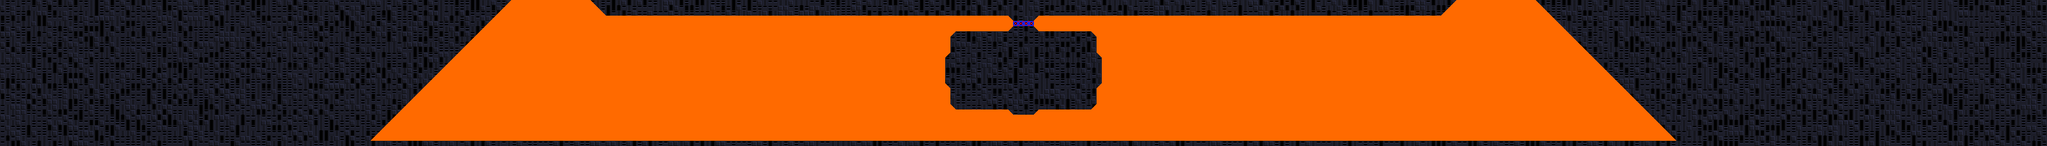

A 2D game scene composited from a Tiled map and its tileset images. What follows is a short description and the map's XML, with each tile layer's data collapsed to a summary:
An orthogonal 392x28 tile map with 8x8 px tiles, 8 tile layers (Background, Frame, GeometryPrototype, GeometryDestroyable -- HIDE ME, ...), 5 hidden layers not drawn, 2 tilesets and 142 objects.

<map version="1.0.0" orientation="orthogonal" renderorder="left-down" width="392" height="28" tilewidth="8" tileheight="8" nextobjectid="1">
 <tileset firstgid="1" source="exported_tilesets/Prototype Orange.tsx" />
 <tileset firstgid="86" name="Zeta" tilewidth="8" tileheight="8" spacing="1" margin="1" tilecount="176" columns="4">
  <image source="../Sprites/geometry/zeta_complex/zeta_complex.png" width="37" height="397" />
  <terraintypes>
   <terrain name="Purple" tile="-1" />
  </terraintypes>
  <tile id="0">
   <objectgroup draworder="index">
    <object id="1" x="0" y="0" width="8" height="8" />
   </objectgroup>
  </tile>
  <tile id="1">
   <objectgroup draworder="index">
    <object id="1" x="0" y="0" width="8" height="8" />
   </objectgroup>
  </tile>
  <tile id="2" terrain="0,,0,">
   <objectgroup draworder="index">
    <object id="2" x="0" y="0" width="8" height="8" />
   </objectgroup>
  </tile>
  <tile id="3">
   <objectgroup draworder="index">
    <object id="1" x="0" y="0" width="8" height="8" />
   </objectgroup>
  </tile>
  <tile id="4">
   <objectgroup draworder="index">
    <object id="1" x="0" y="0" width="8" height="8" />
   </objectgroup>
  </tile>
  <tile id="5" terrain="0,0,0,0">
   <objectgroup draworder="index">
    <object id="1" x="0" y="0" width="8" height="8" />
   </objectgroup>
  </tile>
  <tile id="6" terrain="0,0,0,0">
   <objectgroup draworder="index">
    <object id="1" x="0" y="0" width="8" height="8" />
   </objectgroup>
  </tile>
  <tile id="7" terrain="0,0,,">
   <objectgroup draworder="index">
    <object id="1" x="0" y="0" width="8" height="8" />
   </objectgroup>
  </tile>
  <tile id="8" terrain="0,,,">
   <objectgroup draworder="index">
    <object id="2" x="0" y="0">
     <polygon points="0,0 0,8 8,0" />
    </object>
   </objectgroup>
  </tile>
  <tile id="9" terrain=",,0,">
   <objectgroup draworder="index">
    <object id="2" x="0" y="0">
     <polygon points="0,0 0,8 8,8" />
    </object>
   </objectgroup>
  </tile>
  <tile id="10" terrain=",,0,0">
   <objectgroup draworder="index">
    <object id="1" x="0" y="0" width="8" height="8" />
   </objectgroup>
  </tile>
  <tile id="11" terrain=",,,0">
   <objectgroup draworder="index">
    <object id="3" x="0" y="8">
     <polygon points="0,0 8,-8 8,0 0,0" />
    </object>
   </objectgroup>
  </tile>
  <tile id="12">
   <objectgroup draworder="index">
    <object id="1" x="0" y="0" width="8" height="8" />
   </objectgroup>
  </tile>
  <tile id="13" terrain=",0,,0">
   <objectgroup draworder="index">
    <object id="1" x="0" y="0" width="8" height="8" />
   </objectgroup>
  </tile>
  <tile id="14" terrain=",0,,">
   <objectgroup draworder="index">
    <object id="2" x="0" y="0">
     <polygon points="0,0 8,8 8,0" />
    </object>
   </objectgroup>
  </tile>
  <tile id="15">
   <objectgroup draworder="index">
    <object id="1" x="5" y="0" width="3" height="8" />
   </objectgroup>
  </tile>
  <tile id="16">
   <objectgroup draworder="index">
    <object id="2" x="0" y="0" width="3" height="8" />
   </objectgroup>
  </tile>
  <tile id="17">
   <objectgroup draworder="index">
    <object id="1" x="0" y="0" width="8" height="8" />
   </objectgroup>
  </tile>
  <tile id="18">
   <objectgroup draworder="index">
    <!-- 1 objects omitted --></objectgroup>
  </tile>
  <tile id="19">
   <objectgroup draworder="index">
    <!-- 1 objects omitted --></objectgroup>
  </tile>
  <tile id="20">
   <objectgroup draworder="index">
    <!-- 1 objects omitted --></objectgroup>
  </tile>
  <tile id="21">
   <objectgroup draworder="index">
    <!-- 1 objects omitted --></objectgroup>
  </tile>
  <tile id="22">
   <objectgroup draworder="index">
    <!-- 1 objects omitted --></objectgroup>
  </tile>
  <tile id="23">
   <objectgroup draworder="index">
    <!-- 1 objects omitted --></objectgroup>
  </tile>
  <tile id="24">
   <objectgroup draworder="index">
    <!-- 1 objects omitted --></objectgroup>
  </tile>
  <tile id="25">
   <objectgroup draworder="index">
    <!-- 1 objects omitted --></objectgroup>
  </tile>
  <tile id="26">
   <objectgroup draworder="index">
    <!-- 1 objects omitted --></objectgroup>
  </tile>
  <tile id="27">
   <objectgroup draworder="index">
    <!-- 1 objects omitted --></objectgroup>
  </tile>
  <tile id="28">
   <objectgroup draworder="index">
    <!-- 1 objects omitted --></objectgroup>
  </tile>
  <tile id="29">
   <objectgroup draworder="index">
    <!-- 1 objects omitted --></objectgroup>
  </tile>
  <tile id="30">
   <objectgroup draworder="index">
    <!-- 1 objects omitted --></objectgroup>
  </tile>
  <tile id="31">
   <objectgroup draworder="index">
    <!-- 1 objects omitted --></objectgroup>
  </tile>
  <tile id="32">
   <objectgroup draworder="index">
    <!-- 1 objects omitted --></objectgroup>
  </tile>
  <tile id="33">
   <objectgroup draworder="index">
    <!-- 1 objects omitted --></objectgroup>
  </tile>
  <tile id="34">
   <objectgroup draworder="index">
    <!-- 1 objects omitted --></objectgroup>
  </tile>
  <tile id="35">
   <objectgroup draworder="index">
    <!-- 1 objects omitted --></objectgroup>
  </tile>
  <tile id="36">
   <objectgroup draworder="index">
    <!-- 1 objects omitted --></objectgroup>
  </tile>
  <tile id="37">
   <objectgroup draworder="index">
    <!-- 1 objects omitted --></objectgroup>
  </tile>
  <tile id="38">
   <objectgroup draworder="index">
    <!-- 1 objects omitted --></objectgroup>
  </tile>
  <tile id="39">
   <objectgroup draworder="index">
    <!-- 1 objects omitted --></objectgroup>
  </tile>
  <tile id="40">
   <objectgroup draworder="index">
    <!-- 1 objects omitted --></objectgroup>
  </tile>
  <tile id="41">
   <objectgroup draworder="index">
    <!-- 1 objects omitted --></objectgroup>
  </tile>
  <tile id="42">
   <objectgroup draworder="index">
    <!-- 1 objects omitted --></objectgroup>
  </tile>
  <tile id="43">
   <objectgroup draworder="index">
    <!-- 1 objects omitted --></objectgroup>
  </tile>
  <tile id="44">
   <objectgroup draworder="index">
    <!-- 1 objects omitted --></objectgroup>
  </tile>
  <tile id="45">
   <objectgroup draworder="index">
    <!-- 1 objects omitted --></objectgroup>
  </tile>
  <tile id="46">
   <objectgroup draworder="index">
    <!-- 1 objects omitted --></objectgroup>
  </tile>
  <tile id="47">
   <objectgroup draworder="index">
    <!-- 1 objects omitted --></objectgroup>
  </tile>
  <tile id="48">
   <objectgroup draworder="index">
    <!-- 1 objects omitted --></objectgroup>
  </tile>
  <tile id="49">
   <objectgroup draworder="index">
    <!-- 1 objects omitted --></objectgroup>
  </tile>
  <tile id="50">
   <objectgroup draworder="index">
    <!-- 1 objects omitted --></objectgroup>
  </tile>
  <tile id="51">
   <objectgroup draworder="index">
    <!-- 1 objects omitted --></objectgroup>
  </tile>
  <tile id="52">
   <objectgroup draworder="index">
    <!-- 4 objects omitted --></objectgroup>
  </tile>
  <tile id="53">
   <objectgroup draworder="index">
    <!-- 2 objects omitted --></objectgroup>
  </tile>
  <tile id="54">
   <objectgroup draworder="index">
    <!-- 1 objects omitted --></objectgroup>
  </tile>
  <tile id="55">
   <objectgroup draworder="index">
    <!-- 4 objects omitted --></objectgroup>
  </tile>
  <tile id="56">
   <objectgroup draworder="index">
    <!-- 1 objects omitted --></objectgroup>
  </tile>
  <tile id="57">
   <objectgroup draworder="index">
    <!-- 1 objects omitted --></objectgroup>
  </tile>
  <tile id="63">
   <objectgroup draworder="index">
    <!-- 1 objects omitted --></objectgroup>
  </tile>
  <tile id="64">
   <objectgroup draworder="index">
    <!-- 1 objects omitted --></objectgroup>
  </tile>
  <tile id="65">
   <objectgroup draworder="index">
    <!-- 1 objects omitted --></objectgroup>
  </tile>
  <tile id="66">
   <objectgroup draworder="index">
    <!-- 1 objects omitted --></objectgroup>
  </tile>
  <tile id="67">
   <objectgroup draworder="index">
    <!-- 1 objects omitted --></objectgroup>
  </tile>
  <tile id="68">
   <objectgroup draworder="index">
    <!-- 1 objects omitted --></objectgroup>
  </tile>
  <tile id="69">
   <objectgroup draworder="index">
    <!-- 1 objects omitted --></objectgroup>
  </tile>
  <tile id="70">
   <objectgroup draworder="index">
    <!-- 1 objects omitted --></objectgroup>
  </tile>
  <tile id="71">
   <objectgroup draworder="index">
    <!-- 1 objects omitted --></objectgroup>
  </tile>
  <tile id="72">
   <objectgroup draworder="index">
    <!-- 1 objects omitted --></objectgroup>
  </tile>
  <tile id="73">
   <objectgroup draworder="index">
    <!-- 1 objects omitted --></objectgroup>
  </tile>
  <tile id="74">
   <objectgroup draworder="index">
    <!-- 1 objects omitted --></objectgroup>
  </tile>
  <tile id="75">
   <objectgroup draworder="index">
    <!-- 1 objects omitted --></objectgroup>
  </tile>
  <tile id="76">
   <objectgroup draworder="index">
    <!-- 1 objects omitted --></objectgroup>
  </tile>
  <tile id="77">
   <objectgroup draworder="index">
    <!-- 1 objects omitted --></objectgroup>
  </tile>
  <tile id="78">
   <objectgroup draworder="index">
    <!-- 1 objects omitted --></objectgroup>
  </tile>
  <tile id="79">
   <objectgroup draworder="index">
    <!-- 1 objects omitted --></objectgroup>
  </tile>
  <tile id="80">
   <objectgroup draworder="index">
    <!-- 1 objects omitted --></objectgroup>
  </tile>
  <tile id="81">
   <objectgroup draworder="index">
    <!-- 1 objects omitted --></objectgroup>
  </tile>
  <tile id="82">
   <objectgroup draworder="index">
    <!-- 1 objects omitted --></objectgroup>
  </tile>
  <tile id="83">
   <objectgroup draworder="index" />
  </tile>
  <tile id="94">
   <objectgroup draworder="index">
    <!-- 1 objects omitted --></objectgroup>
  </tile>
  <tile id="104">
   <objectgroup draworder="index">
    <!-- 1 objects omitted --></objectgroup>
  </tile>
  <tile id="105">
   <objectgroup draworder="index">
    <!-- 1 objects omitted --></objectgroup>
  </tile>
  <tile id="106">
   <objectgroup draworder="index">
    <!-- 1 objects omitted --></objectgroup>
  </tile>
  <tile id="107">
   <objectgroup draworder="index">
    <!-- 1 objects omitted --></objectgroup>
  </tile>
  <tile id="108">
   <objectgroup draworder="index">
    <!-- 1 objects omitted --></objectgroup>
  </tile>
  <tile id="109">
   <objectgroup draworder="index">
    <!-- 1 objects omitted --></objectgroup>
  </tile>
  <tile id="110">
   <objectgroup draworder="index">
    <!-- 1 objects omitted --></objectgroup>
  </tile>
  <tile id="111">
   <objectgroup draworder="index">
    <!-- 1 objects omitted --></objectgroup>
  </tile>
  <tile id="112">
   <objectgroup draworder="index">
    <!-- 1 objects omitted --></objectgroup>
  </tile>
  <tile id="113">
   <objectgroup draworder="index">
    <!-- 1 objects omitted --></objectgroup>
  </tile>
  <tile id="114">
   <objectgroup draworder="index">
    <!-- 1 objects omitted --></objectgroup>
  </tile>
  <tile id="115">
   <objectgroup draworder="index">
    <!-- 1 objects omitted --></objectgroup>
  </tile>
  <tile id="116">
   <objectgroup draworder="index">
    <!-- 1 objects omitted --></objectgroup>
  </tile>
  <tile id="117">
   <objectgroup draworder="index">
    <!-- 1 objects omitted --></objectgroup>
  </tile>
  <tile id="118">
   <objectgroup draworder="index">
    <!-- 1 objects omitted --></objectgroup>
  </tile>
  <tile id="119">
   <objectgroup draworder="index">
    <!-- 1 objects omitted --></objectgroup>
  </tile>
  <tile id="120">
   <objectgroup draworder="index">
    <!-- 1 objects omitted --></objectgroup>
  </tile>
  <tile id="121">
   <objectgroup draworder="index">
    <!-- 1 objects omitted --></objectgroup>
  </tile>
  <tile id="122">
   <objectgroup draworder="index">
    <!-- 1 objects omitted --></objectgroup>
  </tile>
  <tile id="123">
   <objectgroup draworder="index">
    <!-- 1 objects omitted --></objectgroup>
  </tile>
  <tile id="124">
   <objectgroup draworder="index">
    <!-- 1 objects omitted --></objectgroup>
  </tile>
  <tile id="125">
   <objectgroup draworder="index">
    <!-- 1 objects omitted --></objectgroup>
  </tile>
  <tile id="126">
   <objectgroup draworder="index">
    <!-- 1 objects omitted --></objectgroup>
  </tile>
  <tile id="127">
   <objectgroup draworder="index">
    <!-- 1 objects omitted --></objectgroup>
  </tile>
  <tile id="128">
   <objectgroup draworder="index">
    <!-- 1 objects omitted --></objectgroup>
  </tile>
  <tile id="129">
   <objectgroup draworder="index">
    <!-- 1 objects omitted --></objectgroup>
  </tile>
  <tile id="130">
   <objectgroup draworder="index">
    <!-- 1 objects omitted --></objectgroup>
  </tile>
  <tile id="131">
   <objectgroup draworder="index">
    <!-- 1 objects omitted --></objectgroup>
  </tile>
  <tile id="143">
   <objectgroup draworder="index">
    <!-- 1 objects omitted --></objectgroup>
  </tile>
  <tile id="144">
   <objectgroup draworder="index">
    <!-- 1 objects omitted --></objectgroup>
  </tile>
  <tile id="147">
   <objectgroup draworder="index">
    <!-- 1 objects omitted --></objectgroup>
  </tile>
  <tile id="148">
   <objectgroup draworder="index">
    <!-- 1 objects omitted --></objectgroup>
  </tile>
  <tile id="149">
   <objectgroup draworder="index">
    <!-- 1 objects omitted --></objectgroup>
  </tile>
  <tile id="150">
   <objectgroup draworder="index">
    <!-- 1 objects omitted --></objectgroup>
  </tile>
  <tile id="151">
   <objectgroup draworder="index">
    <!-- 1 objects omitted --></objectgroup>
  </tile>
  <tile id="152">
   <objectgroup draworder="index">
    <!-- 1 objects omitted --></objectgroup>
  </tile>
  <tile id="153">
   <objectgroup draworder="index">
    <!-- 1 objects omitted --></objectgroup>
  </tile>
  <tile id="154">
   <objectgroup draworder="index">
    <!-- 1 objects omitted --></objectgroup>
  </tile>
  <tile id="155">
   <objectgroup draworder="index">
    <!-- 1 objects omitted --></objectgroup>
  </tile>
  <tile id="156">
   <objectgroup draworder="index">
    <!-- 1 objects omitted --></objectgroup>
  </tile>
  <tile id="157">
   <objectgroup draworder="index">
    <!-- 1 objects omitted --></objectgroup>
  </tile>
  <tile id="158">
   <objectgroup draworder="index">
    <!-- 1 objects omitted --></objectgroup>
  </tile>
  <tile id="159">
   <objectgroup draworder="index">
    <!-- 1 objects omitted --></objectgroup>
  </tile>
  <tile id="160">
   <objectgroup draworder="index">
    <!-- 1 objects omitted --></objectgroup>
  </tile>
  <tile id="161">
   <objectgroup draworder="index">
    <!-- 1 objects omitted --></objectgroup>
  </tile>
  <tile id="162">
   <objectgroup draworder="index">
    <!-- 1 objects omitted --></objectgroup>
  </tile>
  <tile id="163">
   <objectgroup draworder="index">
    <!-- 1 objects omitted --></objectgroup>
  </tile>
  <tile id="164">
   <objectgroup draworder="index">
    <!-- 1 objects omitted --></objectgroup>
  </tile>
  <tile id="165">
   <objectgroup draworder="index">
    <!-- 1 objects omitted --></objectgroup>
  </tile>
  <tile id="166">
   <objectgroup draworder="index">
    <!-- 1 objects omitted --></objectgroup>
  </tile>
  <tile id="167">
   <objectgroup draworder="index">
    <!-- 1 objects omitted --></objectgroup>
  </tile>
  <tile id="168">
   <objectgroup draworder="index">
    <!-- 1 objects omitted --></objectgroup>
  </tile>
  <tile id="169">
   <objectgroup draworder="index">
    <!-- 1 objects omitted --></objectgroup>
  </tile>
  <tile id="170">
   <objectgroup draworder="index">
    <!-- 1 objects omitted --></objectgroup>
  </tile>
  <tile id="171">
   <objectgroup draworder="index">
    <!-- 1 objects omitted --></objectgroup>
  </tile>
  <tile id="172">
   <objectgroup draworder="index">
    <!-- 1 objects omitted --></objectgroup>
  </tile>
 </tileset>
 <layer name="Background" width="392" height="28">
  <properties>
   <property name="unity:ignore" value="collision" />
   <property name="unity:sortingLayerName" value="Background" />
  </properties>
  <data>[10976 cells, 10976 non-empty, 5 distinct tile ids]</data>
 </layer>
 <layer name="Frame" width="392" height="28">
  <properties>
   <property name="unity:ignore" value="collision" />
   <property name="unity:sortingLayerName" value="Background" />
  </properties>
  <data>[10976 cells, 98 non-empty, 1 distinct tile ids]</data>
 </layer>
 <layer name="ParalaxBG" width="392" height="28" visible="0">
  <properties>
   <property name="unity:ignore" value="collision" />
   <property name="unity:sortingLayerName" value="ParalaxBG" />
   <property name="unity:tag" value="TiledParalax" />
  </properties>
  <data>[10976 cells, 0 non-empty, 0 distinct tile ids]</data>
 </layer>
 <layer name="ParalaxFG" width="392" height="28" visible="0">
  <properties>
   <property name="unity:ignore" value="collision" />
   <property name="unity:sortingLayerName" value="ParalaxFG" />
   <property name="unity:tag" value="TiledParalax" />
  </properties>
  <data>[10976 cells, 0 non-empty, 0 distinct tile ids]</data>
 </layer>
 <layer name="GeometryPrototype" width="392" height="28">
  <properties>
   <property name="unity:layer" value="Geometry" />
   <property name="unity:sortingLayerName" value="Geometry" />
  </properties>
  <data>[10976 cells, 5120 non-empty, 2 distinct tile ids]</data>
 </layer>
 <layer name="GeometryDestroyable -- HIDE ME" width="392" height="28">
  <properties>
   <property name="unity:layer" value="Geometry" />
   <property name="unity:sortingLayerName" value="Geometry" />
  </properties>
  <data>[10976 cells, 0 non-empty, 0 distinct tile ids]</data>
 </layer>
 <layer name="GeometryBG" width="392" height="28" visible="0">
  <properties>
   <property name="unity:layer" value="Geometry" />
   <property name="unity:sortingLayerName" value="Geometry" />
  </properties>
  <data>[10976 cells, 0 non-empty, 0 distinct tile ids]</data>
 </layer>
 <layer name="Geometry" width="392" height="28" visible="0">
  <properties>
   <property name="unity:layer" value="Geometry" />
   <property name="unity:sortingLayerName" value="Geometry" />
  </properties>
  <data>[10976 cells, 0 non-empty, 0 distinct tile ids]</data>
 </layer>
 <layer name="GeometryFG" width="392" height="28" visible="0">
  <properties>
   <property name="unity:layer" value="Geometry" />
   <property name="unity:sortingLayerName" value="Geometry" />
  </properties>
  <data>[10976 cells, 0 non-empty, 0 distinct tile ids]</data>
 </layer>
 <layer name="Items - HIDE ME" width="392" height="28">
  <properties>
   <property name="unity:layer" value="Geometry" />
   <property name="unity:sortingLayerName" value="Items" />
   <property name="unity:sortingOrder" type="int" value="-5" />
  </properties>
  <data>[10976 cells, 4 non-empty, 1 distinct tile ids]</data>
 </layer>
 <layer name="Foreground" width="392" height="28">
  <properties>
   <property name="unity:ignore" value="collision" />
   <property name="unity:sortingLayerName" value="Foreground" />
  </properties>
  <data>[10976 cells, 0 non-empty, 0 distinct tile ids]</data>
 </layer>
 <layer name="Foreground2" width="392" height="28">
  <properties>
   <property name="unity:ignore" value="collision" />
   <property name="unity:sortingLayerName" value="Foreground" />
   <property name="unity:sortingOrder" type="int" value="10" />
  </properties>
  <data>[10976 cells, 0 non-empty, 0 distinct tile ids]</data>
 </layer>
 <layer name="Foreground3" width="392" height="28">
  <properties>
   <property name="unity:ignore" value="collision" />
   <property name="unity:sortingLayerName" value="Foreground" />
   <property name="unity:sortingOrder" type="int" value="20" />
  </properties>
  <data>[10976 cells, 0 non-empty, 0 distinct tile ids]</data>
 </layer>
</map>
<!-- 124 of 142 objects omitted -->
